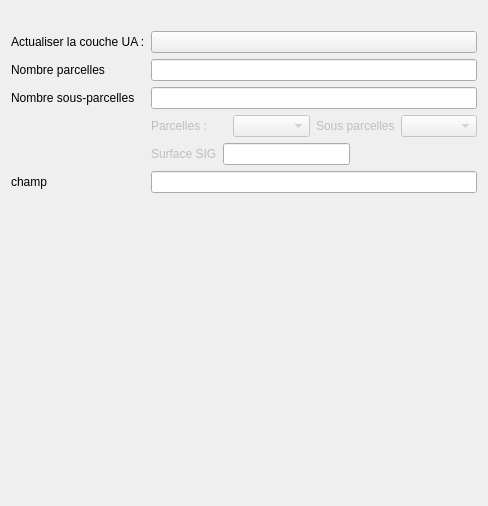
<?xml version="1.0" encoding="UTF-8"?>
<ui version="4.0">
 <class>table_check</class>
 <widget class="QWidget" name="table_check">
  <property name="geometry">
   <rect>
    <x>0</x>
    <y>0</y>
    <width>488</width>
    <height>506</height>
   </rect>
  </property>
  <property name="windowTitle">
   <string>Form</string>
  </property>
  <layout class="QFormLayout" name="formLayout">
   <item row="1" column="0">
    <widget class="QLabel" name="lbl_refresh">
     <property name="text">
      <string>Actualiser la couche UA :</string>
     </property>
    </widget>
   </item>
   <item row="1" column="1">
    <widget class="QPushButton" name="btn_refresh">
     <property name="text">
      <string/>
     </property>
    </widget>
   </item>
   <item row="2" column="0">
    <widget class="QLabel" name="label">
     <property name="text">
      <string>Nombre parcelles</string>
     </property>
    </widget>
   </item>
   <item row="2" column="1">
    <widget class="QLineEdit" name="le_nb_pf">
     <property name="readOnly">
      <bool>true</bool>
     </property>
    </widget>
   </item>
   <item row="3" column="0">
    <widget class="QLabel" name="label_2">
     <property name="text">
      <string>Nombre sous-parcelles</string>
     </property>
    </widget>
   </item>
   <item row="3" column="1">
    <widget class="QLineEdit" name="le_nb_sspf">
     <property name="readOnly">
      <bool>true</bool>
     </property>
    </widget>
   </item>
   <item row="5" column="1">
    <layout class="QHBoxLayout" name="horizontalLayout_6">
     <item>
      <widget class="QLabel" name="lbl_surf">
       <property name="enabled">
        <bool>false</bool>
       </property>
       <property name="text">
        <string>Surface SIG</string>
       </property>
      </widget>
     </item>
     <item>
      <widget class="QLineEdit" name="le_surf">
       <property name="readOnly">
        <bool>true</bool>
       </property>
      </widget>
     </item>
     <item>
      <spacer name="horizontalSpacer_4">
       <property name="orientation">
        <enum>Qt::Horizontal</enum>
       </property>
       <property name="sizeHint" stdset="0">
        <size>
         <width>40</width>
         <height>20</height>
        </size>
       </property>
      </spacer>
     </item>
    </layout>
   </item>
   <item row="4" column="1">
    <layout class="QHBoxLayout" name="horizontalLayout_3">
     <item>
      <widget class="QLabel" name="lbl_pf">
       <property name="enabled">
        <bool>false</bool>
       </property>
       <property name="text">
        <string>Parcelles : </string>
       </property>
      </widget>
     </item>
     <item>
      <widget class="QComboBox" name="cb_parcelle">
       <property name="enabled">
        <bool>false</bool>
       </property>
      </widget>
     </item>
     <item>
      <widget class="QLabel" name="lbl_sspf">
       <property name="enabled">
        <bool>false</bool>
       </property>
       <property name="text">
        <string>Sous parcelles</string>
       </property>
      </widget>
     </item>
     <item>
      <widget class="QComboBox" name="cb_sspf">
       <property name="enabled">
        <bool>false</bool>
       </property>
      </widget>
     </item>
    </layout>
   </item>
   <item row="6" column="0">
    <widget class="QLabel" name="lb_champ">
     <property name="text">
      <string>champ</string>
     </property>
    </widget>
   </item>
   <item row="6" column="1">
    <widget class="QLineEdit" name="le_data"/>
   </item>
   <item row="0" column="1">
    <widget class="QLabel" name="lbl_ua_status">
     <property name="text">
      <string/>
     </property>
    </widget>
   </item>
  </layout>
 </widget>
 <resources/>
 <connections/>
</ui>
